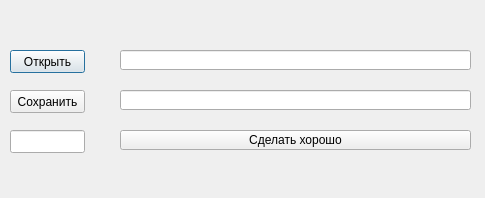
<?xml version="1.0" encoding="UTF-8"?>
<ui version="4.0">
 <class>Dialog</class>
 <widget class="QDialog" name="Dialog">
  <property name="geometry">
   <rect>
    <x>0</x>
    <y>0</y>
    <width>485</width>
    <height>198</height>
   </rect>
  </property>
  <property name="windowTitle">
   <string>Изменятор дат</string>
  </property>
  <widget class="QLineEdit" name="OpenString">
   <property name="geometry">
    <rect>
     <x>120</x>
     <y>50</y>
     <width>351</width>
     <height>20</height>
    </rect>
   </property>
   <property name="sizePolicy">
    <sizepolicy hsizetype="Fixed" vsizetype="Fixed">
     <horstretch>0</horstretch>
     <verstretch>0</verstretch>
    </sizepolicy>
   </property>
   <property name="text">
    <string/>
   </property>
  </widget>
  <widget class="QLineEdit" name="SaveString">
   <property name="geometry">
    <rect>
     <x>120</x>
     <y>90</y>
     <width>351</width>
     <height>20</height>
    </rect>
   </property>
   <property name="sizePolicy">
    <sizepolicy hsizetype="Fixed" vsizetype="Fixed">
     <horstretch>0</horstretch>
     <verstretch>0</verstretch>
    </sizepolicy>
   </property>
  </widget>
  <widget class="QPushButton" name="OpenBtn">
   <property name="geometry">
    <rect>
     <x>10</x>
     <y>50</y>
     <width>75</width>
     <height>23</height>
    </rect>
   </property>
   <property name="sizePolicy">
    <sizepolicy hsizetype="Fixed" vsizetype="Fixed">
     <horstretch>0</horstretch>
     <verstretch>0</verstretch>
    </sizepolicy>
   </property>
   <property name="text">
    <string>Открыть</string>
   </property>
  </widget>
  <widget class="QPushButton" name="SaveBtn">
   <property name="geometry">
    <rect>
     <x>10</x>
     <y>90</y>
     <width>75</width>
     <height>23</height>
    </rect>
   </property>
   <property name="sizePolicy">
    <sizepolicy hsizetype="Fixed" vsizetype="Fixed">
     <horstretch>0</horstretch>
     <verstretch>0</verstretch>
    </sizepolicy>
   </property>
   <property name="text">
    <string>Сохранить</string>
   </property>
  </widget>
  <widget class="QLineEdit" name="DateString">
   <property name="geometry">
    <rect>
     <x>10</x>
     <y>130</y>
     <width>75</width>
     <height>23</height>
    </rect>
   </property>
   <property name="sizePolicy">
    <sizepolicy hsizetype="Fixed" vsizetype="Fixed">
     <horstretch>0</horstretch>
     <verstretch>0</verstretch>
    </sizepolicy>
   </property>
  </widget>
  <widget class="QPushButton" name="ResultBtn">
   <property name="geometry">
    <rect>
     <x>120</x>
     <y>130</y>
     <width>351</width>
     <height>20</height>
    </rect>
   </property>
   <property name="sizePolicy">
    <sizepolicy hsizetype="Fixed" vsizetype="Fixed">
     <horstretch>0</horstretch>
     <verstretch>0</verstretch>
    </sizepolicy>
   </property>
   <property name="text">
    <string>Сделать хорошо</string>
   </property>
  </widget>
 </widget>
 <resources/>
 <connections/>
</ui>
